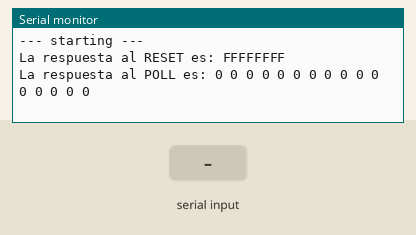
This sketch was run on a simulated Arduino Uno, built with avr-gcc and run on an emulated ATmega328P. Parts: the last lines printed to the serial monitor. Inputs (shaded band) come from the test bench.

Above: at 5.2 s.
5.3 s: byte 30 received over Serial
At 8.2 s:
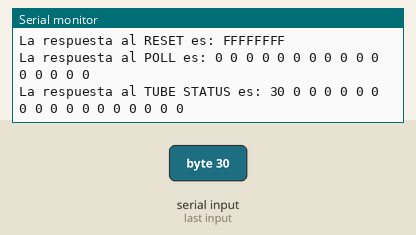
8.3 s: byte 90 received over Serial
At 11.3 s:
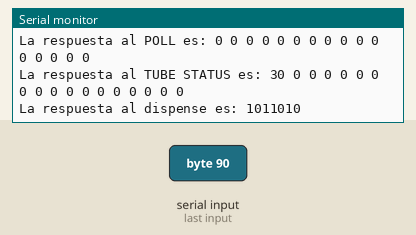

The sketch:

SerialMDB.ino
```cpp
const int NUM_BYTES = 16;
byte data[NUM_BYTES];
const int NUM_BYTES2 = 18;
byte data1[NUM_BYTES2];

int i=0x00;
int respuesta0=0x00;
int respuesta1=0x00;

void setup ()
{
  Serial.begin (9600,SERIAL_8N1,true);  // 9 bit mode
  Serial.println ("--- starting ---");
  delay(2000);

        Serial.write9bit(0x108);  // send RESET
        delay(1);
        Serial.write9bit(0x008);  // send Checksum
        delay(5);
        respuesta0=Serial.read();
        Serial.print("La respuesta al RESET es: ");
        Serial.println(respuesta0, HEX);
        delay(2000);

}  // end of setup


void loop ()
{
//digitalWrite(13, HIGH);       // sets the digital pin 13 on
//delay(1);
//
//      for (i =0x00 ; i <= 0x1FF; i++){
//        Serial.write9bit(i);  // send another byte
//        delay(2);
//        //Serial.write(data, dataLength);
//      }
//
//digitalWrite(13, LOW);        // sets the digital pin 13 off
//delay(1);


        Serial.write9bit(0x10B);  // send POLL
        delay(1);
        Serial.write9bit(0x00B);  // send Checksum
        delay(5);
        Serial.readBytes(data, uint8_t(16));
        Serial.print("La respuesta al POLL es: ");
          for(int i=0;i<16;i++){

            Serial.print(data[i],HEX);
            Serial.print(" ");

          }
        Serial.println(" ");
        delay(2000);


        Serial.write9bit(0x10A);  // send tube status
        delay(1);
        Serial.write9bit(0x00A);  // send Checksum
        delay(5);
        Serial.readBytes(data1, uint8_t(18));
        Serial.print("La respuesta al TUBE STATUS es: ");
          for(int i=0;i<18;i++){

            Serial.print(data1[i],DEC);
            Serial.print(" ");

          }
        Serial.println(" ");
        delay(2000);


        Serial.write9bit(0x10D);  // send dispense
        delay(1);
        Serial.write9bit(0x111);  //send type number
        delay(1);
        Serial.write9bit( (0x10D + 0x111) && (0xFF) );  // send Checksum
        delay(5);
        respuesta0 = Serial.read();
        Serial.print("La respuesta al dispense es: ");
        Serial.println(respuesta0, BIN);
        delay(4000);


}  // end of loop
```

Measured:
- after the input at 5.3 s, the serial monitor: prints a new line after 2.7 s (image 1)
- after the input at 8.3 s, the serial monitor: prints a new line after 1.7 s (image 2)
